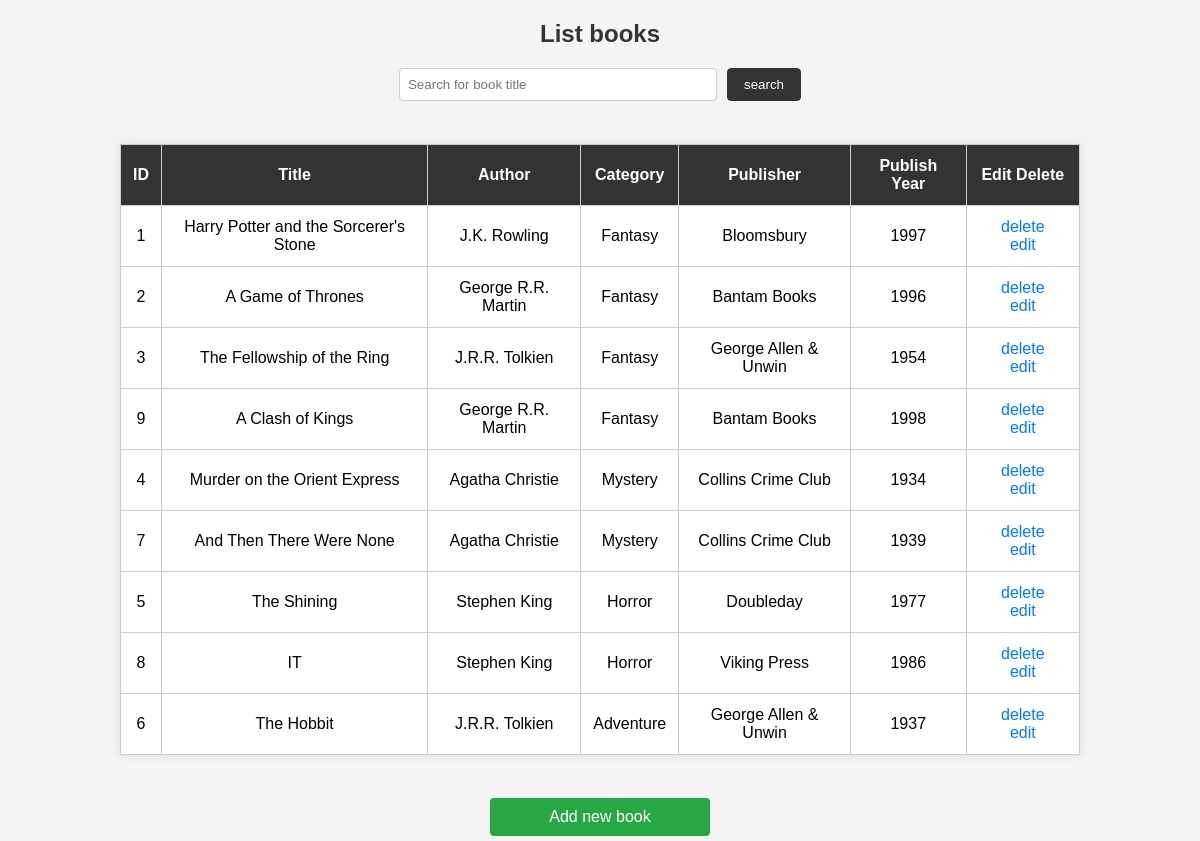
The page / on the database its author committed.
### tables this page shows
CREATE TABLE books (
    id INT AUTO_INCREMENT PRIMARY KEY,
    title VARCHAR(255) NOT NULL,
    author_id INT,
    category_id INT,
    publisher VARCHAR(255),
    publish_year YEAR,
    quantity INT DEFAULT 0,
    FOREIGN KEY (author_id) REFERENCES authors(id),
    FOREIGN KEY (category_id) REFERENCES categories(id)
);

CREATE TABLE authors (
    id INT AUTO_INCREMENT PRIMARY KEY,
    author_name VARCHAR(255) NOT NULL,
    book_numbers INT DEFAULT 0
);

CREATE TABLE categories (
    id INT AUTO_INCREMENT PRIMARY KEY,
    category_name VARCHAR(255) NOT NULL
);

### index.php (the view, shortened to what this page needs)
<?php
$host = "localhost:3306";
$username = "root";
$password = "";
$database = "book_management";
$conn = mysqli_connect($host, $username, $password, $database);
if ($_SERVER['REQUEST_METHOD'] == "POST" && !empty($_POST['search'])) {
    $search = mysqli_real_escape_string($conn, $_POST['search']);
    $sql = "SELECT books.*, categories.category_name, authors.author_name
            FROM books
            INNER JOIN categories ON books.category_id = categories.id
            INNER JOIN authors ON books.author_id = authors.id
            WHERE books.title LIKE '%$search%'
            OR categories.category_name LIKE '%$search%'
            OR authors.author_name LIKE '%$search%'";
} else {
    $sql = "SELECT books.*, categories.category_name, authors.author_name
            FROM books
            INNER JOIN categories ON books.category_id = categories.id
            INNER JOIN authors ON books.author_id = authors.id";
}
$result = mysqli_query($conn, $sql);
?>
<!DOCTYPE html>
<html lang="en">
<head>
</head>
<body>
    <h2>List books</h2>
    <form action="" method="post">
        <input type="text" name="search" placeholder="Search for book title" value="<?php echo $_POST['search'] ?? '' ?>">
        <input type="submit" value="search">
    </form>
    <br>
    <?php
    if ($result && mysqli_num_rows($result) > 0) {
        echo "<table border='1'>
                <tr>
                    <th>ID</th>
                    <th>Title</th>
                    <th>Author</th>
                    <th>Category</th>
                    <th>Publisher</th>
                    <th>Publish Year</th>
                    <th>Edit Delete</th>
                </tr>";
        while ($row = mysqli_fetch_assoc($result)) {
            echo "<tr>
                    <td>" . $row["id"] . "</td>
                    <td>" . $row["title"] . "</td>
                    <td>" . $row["author_name"] . "</td>
                    <td>" . $row["category_name"] . "</td>
                    <td>" . $row["publisher"] . "</td>
                    <td>" . $row["publish_year"] . "</td>
                    <td>
                        <a href='delete_books.php?id=" . $row["id"] . "' onclick=\"return confirm('Are you sure you want to delete this book?');\">delete</a>
                        <a href='edit_books.php?id=" . $row["id"] . "' >edit</a>
                     </td>
                  </tr>";
        }
        echo "</table>";
    } else {
        echo "No results.";
    }
    ?>
    <br>
    <a class="add_book" href="add_books.php">Add new book</a>
</body>
</html>

### index.php (style rules this page uses)
body { font-family: Arial, sans-serif; background-color: #f4f4f4; margin: 0; padding: 0; }
h2 { text-align: center; color: #333; margin-top: 20px; }
form { display: flex; justify-content: center; margin-bottom: 5px; }
form input[type="text"] { width: 300px; padding: 8px; border: 1px solid #ccc; border-radius: 4px; margin-right: 10px; }
form input[type="submit"] { padding: 8px 16px; border: 1px solid #333; background-color: #333; color: white; border-radius: 4px; cursor: pointer; }
table { width: 80%; margin: 20px auto; border-collapse: collapse; background-color: white; box-shadow: 0 0 10px rgba(0, 0, 0, 0.1); }
th, td { padding: 12px; border: 1px solid #ccc; text-align: center; }
th { background-color: #333; color: white; }
td a { text-decoration: none; color: #007bff; margin: 0 5px; transition: color 0.3s ease; }
a { color: #007bff; text-decoration: none; display: inline-block; margin-left: 25%; }
.add_book { display: block; text-align: center; margin: 5px auto; width: 200px; padding: 10px; background-color: #28a745; color: white; border-radius: 4px; transition: background-color 0.3s ease; }

### rows shown on the page
books: id "1", title "Harry Potter and the Sorcerer's Stone", author.author_name "J.K. Rowling", category.category_name "Fantasy", publisher "Bloomsbury", publish_year "1997"
books: id "2", title "A Game of Thrones", author.author_name "George R.R. Martin", category.category_name "Fantasy", publisher "Bantam Books", publish_year "1996"
books: id "3", title "The Fellowship of the Ring", author.author_name "J.R.R. Tolkien", category.category_name "Fantasy", publisher "George Allen & Unwin", publish_year "1954"
books: id "9", title "A Clash of Kings", author.author_name "George R.R. Martin", category.category_name "Fantasy", publisher "Bantam Books", publish_year "1998"
books: id "4", title "Murder on the Orient Express", author.author_name "Agatha Christie", category.category_name "Mystery", publisher "Collins Crime Club", publish_year "1934"
books: id "7", title "And Then There Were None", author.author_name "Agatha Christie", category.category_name "Mystery", publisher "Collins Crime Club", publish_year "1939"
books: id "5", title "The Shining", author.author_name "Stephen King", category.category_name "Horror", publisher "Doubleday", publish_year "1977"
books: id "8", title "IT", author.author_name "Stephen King", category.category_name "Horror", publisher "Viking Press", publish_year "1986"
books: id "6", title "The Hobbit", author.author_name "J.R.R. Tolkien", category.category_name "Adventure", publisher "George Allen & Unwin", publish_year "1937"
